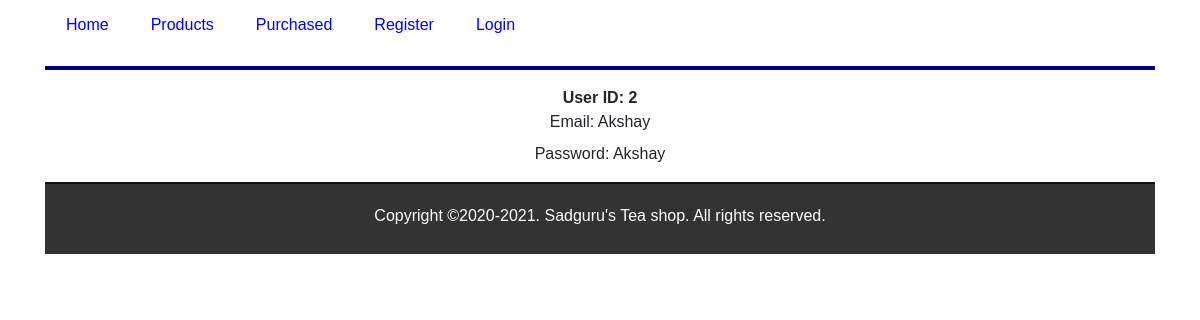
/user, run on an earlier commit of the app's database.
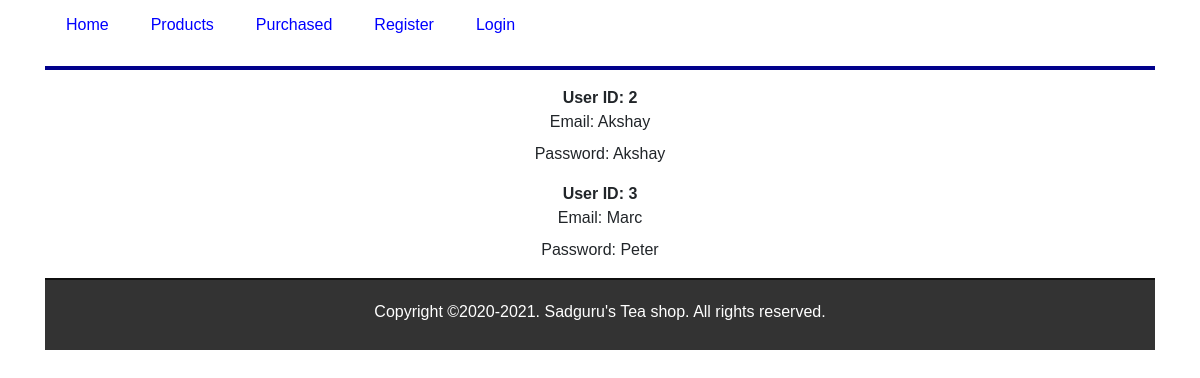
And on a later commit of the database.
### teaapp/models.py (models this page shows, shortened)
class UserModel(db.Model):
    __tablename__ = 'USERS'
    user_id = db.Column(db.Integer, primary_key = True)
    firstname = db.Column(db.String(30))
    lastname = db.Column(db.String(30))
    email = db.Column(db.String(30))
    password = db.Column(db.String(20))
    def json(self):
        return {'user_id':str(self.user_id), 'firstname':self.firstname,
         'lastname':self.lastname, 'email':self.email, 'password':self.password}
    @classmethod
    def get(self):
        return [user.json() for user in UserModel.query.all()]

### teaapp/routes.py (the view)
@app.route('/user')
def user():
    users = UserModel.get()
    return render_template("user.html", users=users)

### teaapp/templates/user.html
{% extends "layout.html" %}
{% block content %}
    <div class="row">
        <div class="col-md-12 text-center">
            {% for user in users %}
            <dl>
                <dt>User ID: {{ user.user_id}}</dt>
                <dd>Email: {{user.firstname}}</dd>
                <dd>Password: {{user.lastname}}</dd>
            </dl>
            {% else %}
                <h3>No users yet!</h3>
            {% endfor %}
        </div>
    </div>
{% endblock %}

What changed in the data, as far as the page shows it:
added UserModel: user_id "3", firstname "Marc", lastname "Peter"
